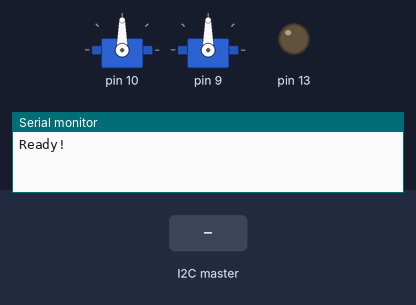
Simulated run of this sketch. Board: Arduino Uno, built with avr-gcc and run on an emulated ATmega328P. On the bench: 2 × servo, output pins drawn as LEDs (lit = HIGH), the last lines printed to the serial monitor. Inputs (shaded band) come from the test bench.

Above: at 1.2 s.
1.3 s: the I2C master sends the byte 1
At 2.5 s:
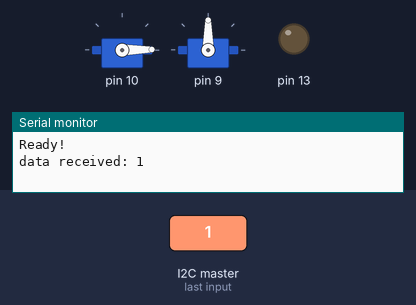
2.8 s: the I2C master sends the byte 200
At 3.8 s:
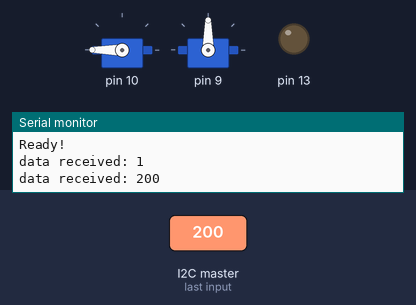
4.3 s: the I2C master sends the byte 90
At 4.9 s:
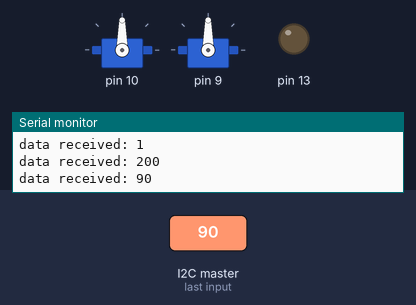
Timing chart, 0 to 7.3 s (numbered marks = the images above; inputs shaded):
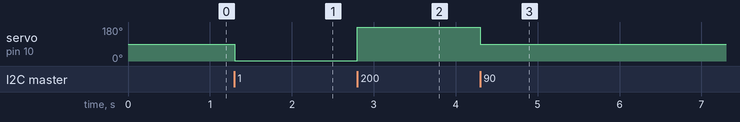

The sketch:

I2C_Test_1.ino
```cpp
#include <Servo.h>

Servo myservo[2];

#include <Wire.h>

#define SLAVE_ADDRESS 0x04
int number = 0;
int state = 0;

void setup() {
    pinMode(13, OUTPUT);
    Serial.begin(9600);         // start serial for output
    // initialize i2c as slave
    Wire.begin(SLAVE_ADDRESS);

    // define callbacks for i2c communication
    Wire.onReceive(receiveData);
    Wire.onRequest(sendData);

    myservo[0].attach(10);  // X
    myservo[1].attach(9);  // Y

    Serial.println("Ready!");
}

void loop() {
    delay(100);
}

// callback for received data
void receiveData(int byteCount){

    while(Wire.available()) {
        number = Wire.read();
        Serial.print("data received: ");
        Serial.println(number);
        myservo[0].write(number);


     }
}

// callback for sending data
void sendData(){
    Wire.write(number);
}
```

Measured:
- after the input at 1.3 s, servo on pin 10: 90° → 1° at once
- after the input at 2.8 s, servo on pin 10: 1° → 180° at once
- after the input at 4.3 s, servo on pin 10: 180° → 90° at once
